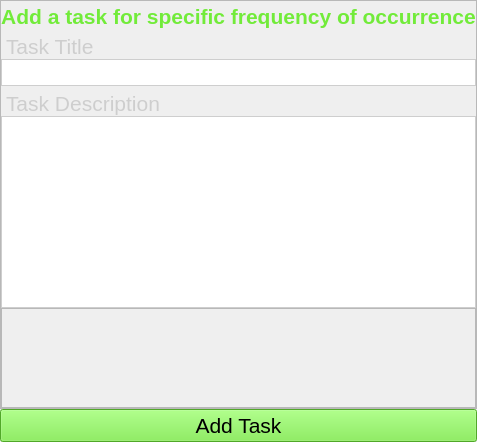
                   <widget class="QWidget" name="tab_2">
                    <property name="sizePolicy">
                     <sizepolicy hsizetype="Expanding" vsizetype="Preferred">
                      <horstretch>0</horstretch>
                      <verstretch>0</verstretch>
                     </sizepolicy>
                    </property>
                    <attribute name="title">
                     <string>Cycle Task</string>
                    </attribute>
                    <layout class="QVBoxLayout" name="verticalLayout_26">
                     <property name="spacing">
                      <number>0</number>
                     </property>
                     <property name="leftMargin">
                      <number>0</number>
                     </property>
                     <property name="topMargin">
                      <number>0</number>
                     </property>
                     <property name="rightMargin">
                      <number>0</number>
                     </property>
                     <property name="bottomMargin">
                      <number>0</number>
                     </property>
                     <item>
                      <widget class="QFrame" name="frame_15">
                       <property name="frameShape">
                        <enum>QFrame::StyledPanel</enum>
                       </property>
                       <property name="frameShadow">
                        <enum>QFrame::Raised</enum>
                       </property>
                       <layout class="QVBoxLayout" name="verticalLayout_25">
                        <property name="spacing">
                         <number>0</number>
                        </property>
                        <property name="leftMargin">
                         <number>0</number>
                        </property>
                        <property name="topMargin">
                         <number>3</number>
                        </property>
                        <property name="rightMargin">
                         <number>0</number>
                        </property>
                        <property name="bottomMargin">
                         <number>0</number>
                        </property>
                        <item>
                         <widget class="QLabel" name="label_10">
                          <property name="font">
                           <font>
                            <pointsize>16</pointsize>
                            <weight>75</weight>
                            <bold>true</bold>
                           </font>
                          </property>
                          <property name="styleSheet">
                           <string notr="true">color: #72eb3a;</string>
                          </property>
                          <property name="text">
                           <string>Add a task for specific frequency of occurrence</string>
                          </property>
                          <property name="alignment">
                           <set>Qt::AlignCenter</set>
                          </property>
                         </widget>
                        </item>
                        <item>
                         <widget class="QLabel" name="label_6">
                          <property name="font">
                           <font>
                            <pointsize>16</pointsize>
                           </font>
                          </property>
                          <property name="styleSheet">
                           <string notr="true">padding-top: 5px;
color: rgb(206, 206, 206);</string>
                          </property>
                          <property name="text">
                           <string>Task Title</string>
                          </property>
                         </widget>
                        </item>
                        <item>
                         <widget class="QLineEdit" name="led_weekday_title_2">
                          <property name="font">
                           <font>
                            <pointsize>14</pointsize>
                           </font>
                          </property>
                          <property name="styleSheet">
                           <string notr="true">border: 1px solid #cecece;
color: rgb(206, 206, 206);
</string>
                          </property>
                         </widget>
                        </item>
                        <item>
                         <widget class="QLabel" name="label_7">
                          <property name="maximumSize">
                           <size>
                            <width>16777215</width>
                            <height>90</height>
                           </size>
                          </property>
                          <property name="font">
                           <font>
                            <pointsize>16</pointsize>
                           </font>
                          </property>
                          <property name="layoutDirection">
                           <enum>Qt::LeftToRight</enum>
                          </property>
                          <property name="styleSheet">
                           <string notr="true">padding-top: 5px; color: rgb(206, 206, 206);</string>
                          </property>
                          <property name="text">
                           <string>Task Description</string>
                          </property>
                         </widget>
                        </item>
                        <item>
                         <widget class="QPlainTextEdit" name="pte_weekday_desc_2">
                          <property name="sizePolicy">
                           <sizepolicy hsizetype="Expanding" vsizetype="Expanding">
                            <horstretch>0</horstretch>
                            <verstretch>0</verstretch>
                           </sizepolicy>
                          </property>
                          <property name="minimumSize">
                           <size>
                            <width>0</width>
                            <height>90</height>
                           </size>
                          </property>
                          <property name="font">
                           <font>
                            <pointsize>14</pointsize>
                           </font>
                          </property>
                          <property name="styleSheet">
                           <string notr="true">border: 1px solid #cecece;
color: rgb(206, 206, 206);
</string>
                          </property>
                         </widget>
                        </item>
                        <item>
                         <widget class="QFrame" name="frame_17">
                          <property name="minimumSize">
                           <size>
                            <width>0</width>
                            <height>100</height>
                           </size>
                          </property>
                          <property name="frameShape">
                           <enum>QFrame::StyledPanel</enum>
                          </property>
                          <property name="frameShadow">
                           <enum>QFrame::Raised</enum>
                          </property>
                          <widget class="QComboBox" name="comboBox">
                           <property name="geometry">
                            <rect>
                             <x>740</x>
                             <y>30</y>
                             <width>131</width>
                             <height>22</height>
                            </rect>
                           </property>
                           <item>
                            <property name="text">
                             <string>1</string>
                            </property>
                           </item>
                           <item>
                            <property name="text">
                             <string>2</string>
                            </property>
                           </item>
                           <item>
                            <property name="text">
                             <string>3</string>
                            </property>
                           </item>
                           <item>
                            <property name="text">
                             <string>4</string>
                            </property>
                           </item>
                           <item>
                            <property name="text">
                             <string>5</string>
                            </property>
                           </item>
                           <item>
                            <property name="text">
                             <string>6</string>
                            </property>
                           </item>
                           <item>
                            <property name="text">
                             <string>7</string>
                            </property>
                           </item>
                           <item>
                            <property name="text">
                             <string>8</string>
                            </property>
                           </item>
                           <item>
                            <property name="text">
                             <string>9</string>
                            </property>
                           </item>
                           <item>
                            <property name="text">
                             <string>10</string>
                            </property>
                           </item>
                           <item>
                            <property name="text">
                             <string>11</string>
                            </property>
                           </item>
                           <item>
                            <property name="text">
                             <string>12</string>
                            </property>
                           </item>
                           <item>
                            <property name="text">
                             <string>13</string>
                            </property>
                           </item>
                           <item>
                            <property name="text">
                             <string>14</string>
                            </property>
                           </item>
                           <item>
                            <property name="text">
                             <string>15</string>
                            </property>
                           </item>
                           <item>
                            <property name="text">
                             <string>16</string>
                            </property>
                           </item>
                           <item>
                            <property name="text">
                             <string>17</string>
                            </property>
                           </item>
                           <item>
                            <property name="text">
                             <string>18</string>
                            </property>
                           </item>
                           <item>
                            <property name="text">
                             <string>19</string>
                            </property>
                           </item>
                           <item>
                            <property name="text">
                             <string>20</string>
                            </property>
                           </item>
                           <item>
                            <property name="text">
                             <string>21</string>
                            </property>
                           </item>
                           <item>
                            <property name="text">
                             <string>22</string>
                            </property>
                           </item>
                           <item>
                            <property name="text">
                             <string>23</string>
                            </property>
                           </item>
                           <item>
                            <property name="text">
                             <string>24</string>
                            </property>
                           </item>
                           <item>
                            <property name="text">
                             <string>25</string>
                            </property>
                           </item>
                           <item>
                            <property name="text">
                             <string>26</string>
                            </property>
                           </item>
                           <item>
                            <property name="text">
                             <string>27</string>
                            </property>
                           </item>
                           <item>
                            <property name="text">
                             <string>28</string>
                            </property>
                           </item>
                           <item>
                            <property name="text">
                             <string>29</string>
                            </property>
                           </item>
                           <item>
                            <property name="text">
                             <string>30</string>
                            </property>
                           </item>
                           <item>
                            <property name="text">
                             <string>31</string>
                            </property>
                           </item>
                           <item>
                            <property name="text">
                             <string>32</string>
                            </property>
                           </item>
                           <item>
                            <property name="text">
                             <string>33</string>
                            </property>
                           </item>
                           <item>
                            <property name="text">
                             <string>34</string>
                            </property>
                           </item>
                           <item>
                            <property name="text">
                             <string>35</string>
                            </property>
                           </item>
                           <item>
                            <property name="text">
                             <string>36</string>
                            </property>
                           </item>
                           <item>
                            <property name="text">
                             <string>37</string>
                            </property>
                           </item>
                           <item>
                            <property name="text">
                             <string>38</string>
                            </property>
                           </item>
                           <item>
                            <property name="text">
                             <string>39</string>
                            </property>
                           </item>
                           <item>
                            <property name="text">
                             <string>40</string>
                            </property>
                           </item>
                           <item>
                            <property name="text">
                             <string>41</string>
                            </property>
                           </item>
                           <item>
                            <property name="text">
                             <string>42</string>
                            </property>
                           </item>
                           <item>
                            <property name="text">
                             <string>43</string>
                            </property>
                           </item>
                           <item>
                            <property name="text">
                             <string>44</string>
                            </property>
                           </item>
                           <item>
                            <property name="text">
                             <string>45</string>
                            </property>
                           </item>
                           <item>
                            <property name="text">
                             <string>46</string>
                            </property>
                           </item>
                           <item>
                            <property name="text">
                             <string>47</string>
                            </property>
                           </item>
                           <item>
                            <property name="text">
                             <string>48</string>
                            </property>
                           </item>
                           <item>
                            <property name="text">
                             <string>49</string>
                            </property>
                           </item>
                           <item>
                            <property name="text">
                             <string>50</string>
                            </property>
                           </item>
                           <item>
                            <property name="text">
                             <string>51</string>
                            </property>
                           </item>
                           <item>
                            <property name="text">
                             <string>52</string>
                            </property>
                           </item>
                           <item>
                            <property name="text">
                             <string>53</string>
                            </property>
                           </item>
                           <item>
                            <property name="text">
                             <string>54</string>
                            </property>
                           </item>
                           <item>
                            <property name="text">
                             <string>55</string>
                            </property>
                           </item>
                           <item>
                            <property name="text">
                             <string>56</string>
                            </property>
                           </item>
                           <item>
                            <property name="text">
                             <string>57</string>
                            </property>
                           </item>
                           <item>
                            <property name="text">
                             <string>58</string>
                            </property>
                           </item>
                           <item>
                            <property name="text">
                             <string>59</string>
                            </property>
                           </item>
                           <item>
                            <property name="text">
                             <string>60</string>
                            </property>
                           </item>
                          </widget>
                         </widget>
                        </item>
                       </layout>
                      </widget>
                     </item>
                     <item>
                      <widget class="QPushButton" name="btn_add_weekday_2">
                       <property name="font">
                        <font>
                         <pointsize>16</pointsize>
                        </font>
                       </property>
                       <property name="styleSheet">
                        <string notr="true">background-color: rgb(114, 235, 58);
color: rgb(0, 0, 0);</string>
                       </property>
                       <property name="text">
                        <string>Add Task</string>
                       </property>
                      </widget>
                     </item>
                    </layout>
                   </widget>
